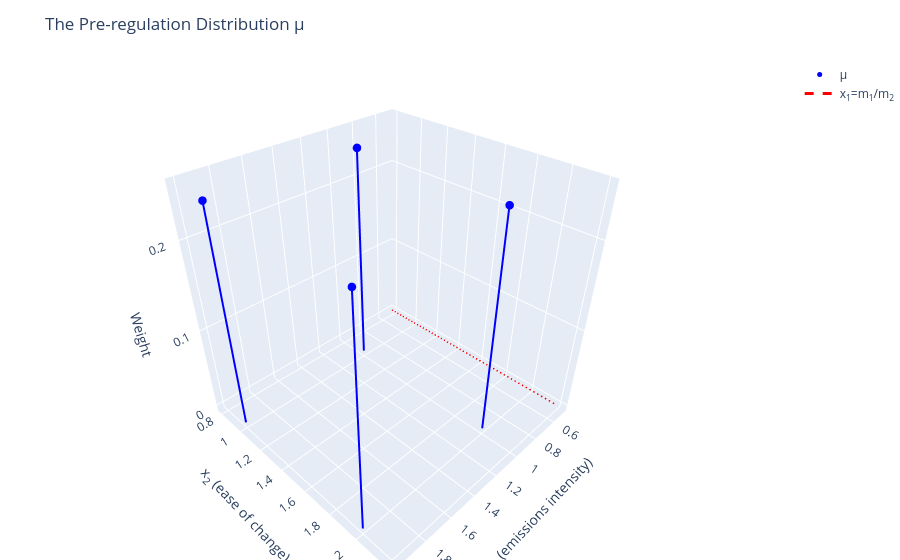

The notebook cell this image was saved under:
### Code cell
plot_atomic_measure_3d(mu_norm_attain, mean = mean).write_html("prereg.html")
plot_atomic_measure_3d(mu_norm_attain, mean = mean)

### Figure 1 — Plotly figure (JSON) as saved in the notebook; plotly's stock layout.template omitted (floating-point values rounded to 4 significant figures)
{"data": [{"marker": {"color": "blue", "size": 5}, "mode": "markers", "name": "&#956;", "type": "scatter3d", "x": [1, 2, 1, 2], "y": [1, 1, 2, 2], "z": [0.25, 0.25, 0.25, 0.25]}, {"line": {"color": "blue", "width": 4}, "mode": "lines", "showlegend": false, "type": "scatter3d", "x": [1, 1], "y": [1, 1], "z": [0, 0.25]}, {"line": {"color": "blue", "width": 4}, "mode": "lines", "showlegend": false, "type": "scatter3d", "x": [2, 2], "y": [1, 1], "z": [0, 0.25]}, {"line": {"color": "blue", "width": 4}, "mode": "lines", "showlegend": false, "type": "scatter3d", "x": [1, 1], "y": [2, 2], "z": [0, 0.25]}, {"line": {"color": "blue", "width": 4}, "mode": "lines", "showlegend": false, "type": "scatter3d", "x": [2, 2], "y": [2, 2], "z": [0, 0.25]}, {"line": {"color": "red", "dash": "dash", "width": 3}, "mode": "lines", "name": "x<sub>1</sub>=m<sub>1</sub>/m<sub>2</sub>", "type": "scatter3d", "x": [0.5, 0.5], "y": [0.8, 2.2], "z": [0, 0]}, {"mode": "text", "showlegend": false, "text": ["x<sub>1</sub>=m<sub>1</sub>/m<sub>2</sub>"], "textfont": {"color": "red", "size": 14}, "textposition": "middle right", "type": "scatter3d", "x": [0.5], "y": [1.5], "z": [0.01]}], "layout": {"margin": {"b": 0, "l": 0, "r": 0, "t": 60}, "scene": {"xaxis": {"title": {"text": "x<sub>1</sub> (emissions intensity)"}}, "yaxis": {"title": {"text": "x<sub>2</sub> (ease of change)"}}, "zaxis": {"title": {"text": "Weight"}}}, "showlegend": true, "title": {"text": "The Pre-regulation Distribution &#956;"}}}
